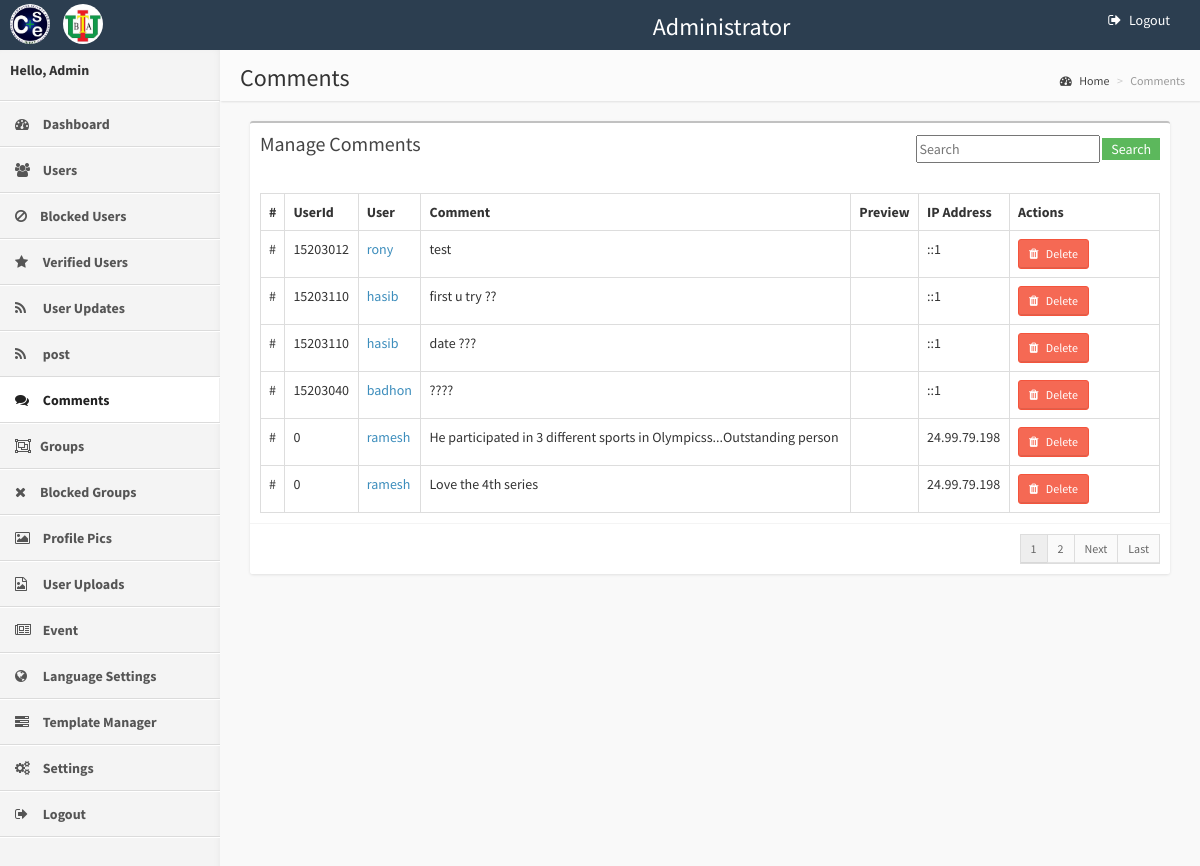
The page /WallAdmin/comments.php (signed in) on the database its author committed.
### tables this page shows
CREATE TABLE `comments` (
  `com_id` int(11) NOT NULL,
  `comment` text,
  `msg_id_fk` int(11) DEFAULT NULL,
  `uid_fk` int(11) DEFAULT NULL,
  `ip` varchar(30) DEFAULT NULL,
  `created` int(11) DEFAULT '1269249260',
  `like_count` int(11) DEFAULT '0',
  `uploads` varchar(30) DEFAULT ''
);

CREATE TABLE `users` (
  `uid` int(11) NOT NULL,
  `username` varchar(30) DEFAULT NULL,
  `password` varchar(100) DEFAULT NULL,
  `email` varchar(100) DEFAULT NULL,
  `profile_pic` varchar(200) DEFAULT NULL,
  `friend_count` int(11) DEFAULT '0',
  `status` int(1) DEFAULT '1',
  `name` varchar(150) DEFAULT NULL,
  `profile_pic_status` int(1) DEFAULT '0',
  `conversation_count` int(11) DEFAULT '0',
  `updates_count` int(11) DEFAULT '0',
  `first_name` varchar(200) DEFAULT NULL,
  `last_name` varchar(200) DEFAULT NULL,
  `gender` varchar(10) DEFAULT NULL,
  `birthday` varchar(20) DEFAULT NULL,
  `location` varchar(200) DEFAULT NULL,
  `hometown` varchar(200) DEFAULT NULL,
  `bio` text,
  `relationship` varchar(30) DEFAULT NULL,
  `timezone` varchar(10) DEFAULT NULL,
  `provider` varchar(10) DEFAULT NULL,
  `provider_id` varchar(200) DEFAULT NULL,
  `profile_bg` varchar(200) DEFAULT NULL,
  `group_count` int(11) DEFAULT '0',
  `last_login` int(13) DEFAULT NULL,
  `profile_bg_position` varchar(20) DEFAULT '0',
  `verified` enum('0','1') DEFAULT '0',
  `notification_created` int(11) DEFAULT NULL,
  `forgot_code` text,
  `photos_count` int(11) DEFAULT '0',
  `tour` enum('0','1') DEFAULT '0',
  `facebookProfile` varchar(200) DEFAULT NULL,
  `twitterProfile` varchar(200) DEFAULT NULL,
  `googleProfile` varchar(200) DEFAULT NULL,
  `instagramProfile` varchar(200) DEFAULT NULL,
  `emailNotifications` enum('0','1') DEFAULT '1',
  `email_activation` varchar(300) DEFAULT NULL,
  `userid` int(8) DEFAULT NULL,
  `work` varchar(100) NOT NULL
);

### WallAdmin/includes/Wall_Admin.php (called while the page is built, shortened)
<?php
class Wall_Admin
{
    public function Get_Configurations()
    {
        $db = getDB();
        $stmt = $db->prepare("SELECT  * FROM configurations WHERE con_id='1' ");
        $stmt->execute();
        $row = $stmt->fetch(PDO::FETCH_OBJ);
        $data = json_decode(json_encode($row),true);
        return $data;
    }
    public function Comments_Details($start,$per_page)
    {
        $db = getDB();
        $stmt = $db->prepare("SELECT C.com_id,C.comment,U.username, U.userid, C.ip FROM comments C, users U WHERE U.uid=C.uid_fk   ORDER BY com_id DESC LIMIT :start, :per_page");
        $stmt->bindValue(':start', (int) trim($start), PDO::PARAM_INT);
        $stmt->bindValue(':per_page', (int) trim($per_page), PDO::PARAM_INT);
        $stmt->execute();
        $row = $stmt->fetchAll(PDO::FETCH_OBJ);
        $data = json_decode(json_encode($row),true);
        return $data;
    }
}
?>

### WallAdmin/configurations.php (called while the page is built, shortened)
<?php
$Get_Configurations=$WallAdmin->Get_Configurations();
?>

### WallAdmin/includes.php (called while the page is built, shortened)
<?php
include_once '../config.php';
include_once '../api/apiFunctions/wallFunctions.php';
include_once 'includes/Wall_Admin.php';
$WallAdmin = new Wall_Admin();
include 'configurations.php';
?>

### config.php (called while the page is built, shortened)
<?php
$base_url=BASE_URL;
?>

### WallAdmin/comments.php (the view, shortened to what this page needs)
<?php
include_once 'includes.php';
include_once 'pagination_header.php';
$Comments_Details_Array=$WallAdmin->Comments_Details($start,$per_page);
?>
<!DOCTYPE html>
<html>
    <?php include_once("head.php"); ?>
    <body class="skin-blue">
        <?php include_once("header.php"); ?>
        <div class="wrapper row-offcanvas row-offcanvas-left">
           <?php include_once("menu.php"); ?>
            <aside class="right-side">
                <section class="content-header">
                    <h1>
                       Comments
                    </h1>
                    <ol class="breadcrumb">
                        <li><a href="#"><i class="fa fa-dashboard"></i> Home</a></li>
                        <li class="active">Comments</li>
                    </ol>
                </section>
                <section class="content">
                  <div class="col-md-12">
                            <div class="box">
                                <div class="box-header">
                                    <h3 class="box-title">Manage Comments</h3>
                                    <div class="pull-right searchBlock">
                                    <form method="post" action="">
                                    <input type="text" value="" name="searchKey" rel="comment" id="searchInput" placeholder="Search"/>
                                    <input type="submit" class="btn-success" value=" Search " rel="comment" id="searchButton"/>
                                    </form>
                                    </div>
                                </div>
                                <div class="box-body" id="commentResults">
                                    <table class="table table-bordered">
                                        <tr>
                                            <th style="width: 10px">#</th>
                                            <th>UserId</th>
                                            <th>User</th>
											<th>Comment</th>
                                            <th>Preview</th>
                                            <th>IP Address</th>
											<th style="width: 150px">Actions</th>
                                        </tr>
										<?php
										foreach($Comments_Details_Array as $data)
										{
										?>
                                        <tr id="comments<?php echo $data['com_id']; ?>">
										 <td style="width: 10px">#</td>
                                         <td><?php echo $data['userid']; ?></td>
                                              <td><a href="<?php echo $base_url.$data['username']; ?>" target="_blank"><?php echo $data['username']; ?></a></td>
											  <td class="textContent"><?php echo htmlcode($data['comment']); ?></td>
                                           <td></td>
                                           <td><?php echo $data['ip']; ?></td>
											<td> <a href="#" class="btn btn-danger btn-sm commentDelete" id="<?php echo $data['com_id']; ?>"><i class="fa fa-trash"></i> Delete</a></td>
                                        </tr>
										<?php } ?>
                                    </table>
                                </div>
                               <?php include 'pagination_footer.php'; ?>
      </div>
                </section>
            </aside>
        </div>
    </body>
</html>

### css/wallscriptPlugins.css (style rules this page uses)
body:after { content: url(../wall_icons/close.png) url(../wall_icons/loading.gif) url(../wall_icons/prev.png) url(../wall_icons/next.png); display: none; }
.fa { display: inline-block; font: normal normal normal 14px/1 FontAwesome; font-size: inherit; text-rendering: auto; -webkit-font-smoothing: antialiased; -moz-osx-font-smoothing: grayscale; margin-right: 5px; }
.pull-right { float: right; }
.fa-dashboard:before, .fa-tachometer:before { content: "\f0e4"; }
.fa-trash:before { content: "\f1f8"; }

### rows shown on the page
comments: users.userid "15203012", users.username "rony", ip "::1"
comments: users.userid "15203110", users.username "hasib", ip "::1"
comments: users.userid "15203110", users.username "hasib", ip "::1"
comments: users.userid "15203040", users.username "badhon", ip "::1"
comments: users.userid "0", users.username "ramesh", ip "24.99.79.198"
comments: users.userid "0", users.username "ramesh", ip "24.99.79.198"
